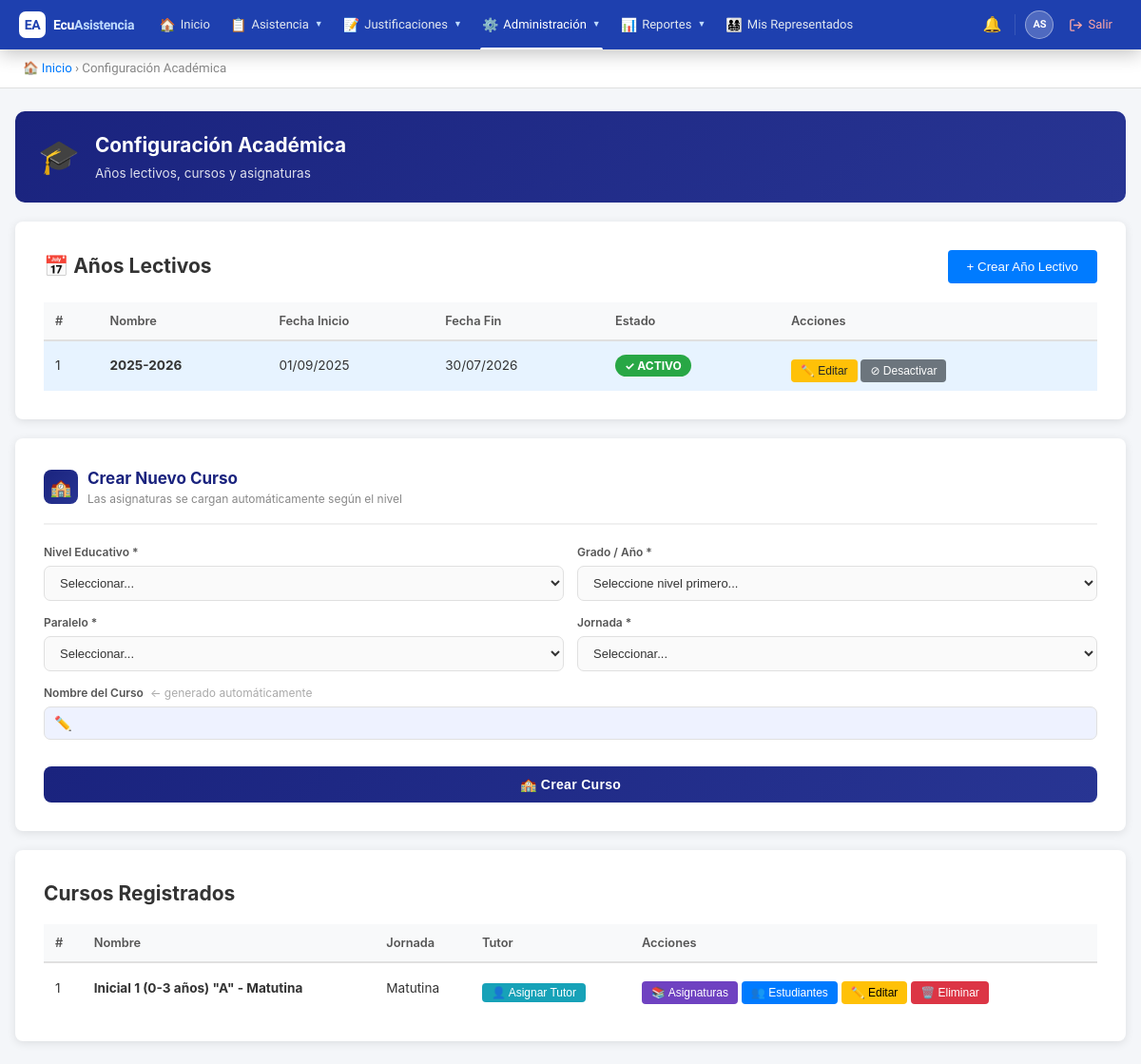
The app's page /public/?action=academic (signed in), older data.
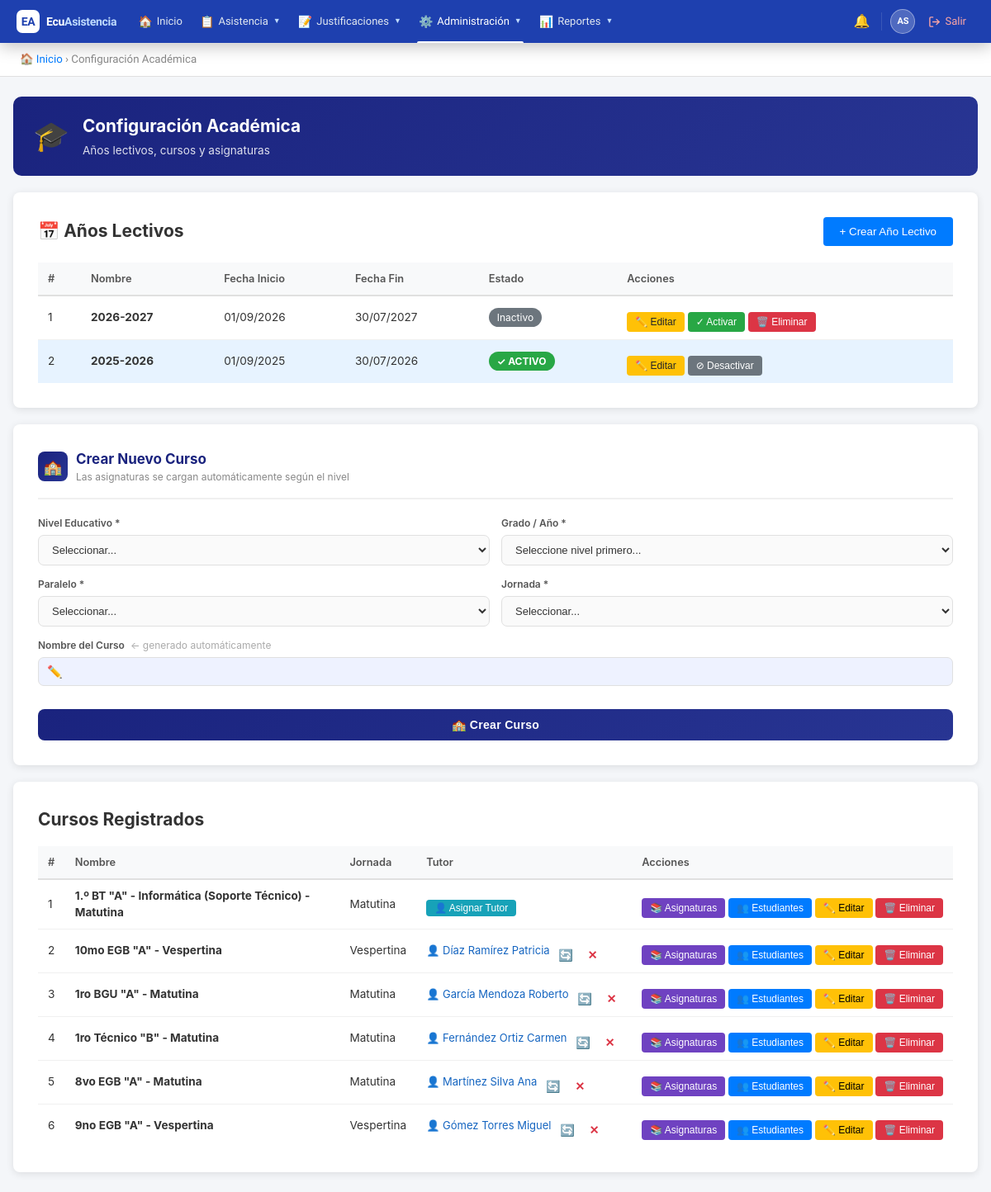
The same page, newer data.
### tables this page shows
CREATE TABLE `school_years` (
  `id` int(11) NOT NULL AUTO_INCREMENT,
  `institution_id` int(11) NOT NULL,
  `name` varchar(100) NOT NULL,
  `start_date` date NOT NULL,
  `end_date` date NOT NULL,
  `is_active` tinyint(1) DEFAULT 0,
  `created_at` timestamp NOT NULL DEFAULT current_timestamp(),
  `updated_at` timestamp NOT NULL DEFAULT current_timestamp() ON UPDATE current_timestamp(),
  PRIMARY KEY (`id`),
  KEY `institution_id` (`institution_id`),
  CONSTRAINT `school_years_ibfk_1` FOREIGN KEY (`institution_id`) REFERENCES `institutions` (`id`)
);

CREATE TABLE `courses` (
  `id` int(11) NOT NULL AUTO_INCREMENT,
  `institution_id` int(11) NOT NULL,
  `school_year_id` int(11) NOT NULL,
  `name` varchar(100) NOT NULL,
  `grade_level` varchar(50) DEFAULT NULL,
  `parallel` varchar(10) DEFAULT NULL,
  `shift_id` int(11) NOT NULL,
  `created_at` timestamp NOT NULL DEFAULT current_timestamp(),
  `updated_at` timestamp NOT NULL DEFAULT current_timestamp() ON UPDATE current_timestamp(),
  PRIMARY KEY (`id`),
  KEY `institution_id` (`institution_id`),
  KEY `school_year_id` (`school_year_id`),
  KEY `shift_id` (`shift_id`),
  CONSTRAINT `courses_ibfk_1` FOREIGN KEY (`institution_id`) REFERENCES `institutions` (`id`),
  CONSTRAINT `courses_ibfk_2` FOREIGN KEY (`school_year_id`) REFERENCES `school_years` (`id`),
  CONSTRAINT `courses_ibfk_3` FOREIGN KEY (`shift_id`) REFERENCES `shifts` (`id`)
);

CREATE TABLE `shifts` (
  `id` int(11) NOT NULL AUTO_INCREMENT,
  `name` varchar(50) NOT NULL,
  `created_at` timestamp NOT NULL DEFAULT current_timestamp(),
  PRIMARY KEY (`id`)
);

CREATE TABLE `users` (
  `id` int(11) NOT NULL AUTO_INCREMENT,
  `institution_id` int(11) NOT NULL,
  `username` varchar(50) NOT NULL,
  `email` varchar(100) NOT NULL,
  `password` varchar(255) NOT NULL,
  `first_name` varchar(100) NOT NULL,
  `last_name` varchar(100) NOT NULL,
  `dni` varchar(20) DEFAULT NULL,
  `phone` varchar(20) DEFAULT NULL,
  `reset_token` varchar(255) DEFAULT NULL,
  `reset_expires` datetime DEFAULT NULL,
  `is_active` tinyint(1) DEFAULT 1,
  `created_at` timestamp NOT NULL DEFAULT current_timestamp(),
  `updated_at` timestamp NOT NULL DEFAULT current_timestamp() ON UPDATE current_timestamp(),
  PRIMARY KEY (`id`),
  UNIQUE KEY `username` (`username`),
  UNIQUE KEY `email` (`email`),
  UNIQUE KEY `dni` (`dni`),
  KEY `institution_id` (`institution_id`),
  CONSTRAINT `users_ibfk_1` FOREIGN KEY (`institution_id`) REFERENCES `institutions` (`id`)
);

### controllers/AcademicController.php (called while the page is built, shortened)
<?php
require_once BASE_PATH . '/models/Course.php';
require_once BASE_PATH . '/models/SchoolYear.php';
class AcademicController {
    private $courseModel;
    private $schoolYearModel;
    public function __construct() {
        $this->db = new Database();
        $this->courseModel     = new Course($this->db);
        $this->schoolYearModel = new SchoolYear($this->db);
    }
    public function index() {
        $courses     = $this->courseModel->getAllWithTutor();
        $schoolYears = $this->schoolYearModel->getAll();
        include BASE_PATH . '/views/academic/index.php';
    }
}

### helpers/Security.php (called while the page is built, shortened)
<?php
class Security {
    public static function hasRole($roleNames) {
        if (!empty($_SESSION['is_superadmin'])) return true;
        $roleNames = (array) $roleNames;
        return count(array_intersect($roleNames, $_SESSION['roles'])) > 0;
    }
}

### config/database.php (called while the page is built)
<?php
class Database {
    private $host = 'localhost';
    private $db = 'ecuasistencia2026_db';
    private $user = 'root';
    private $pass = '';
    private $charset = 'utf8mb4';
    private $pdo;
    public function connect() {
        if ($this->pdo === null) {
            $dsn = "mysql:host={$this->host};dbname={$this->db};charset={$this->charset}";
            $options = [
                PDO::ATTR_ERRMODE => PDO::ERRMODE_EXCEPTION,
                PDO::ATTR_DEFAULT_FETCH_MODE => PDO::FETCH_ASSOC,
                PDO::ATTR_EMULATE_PREPARES => false,
            ];
            try {
                $this->pdo = new PDO($dsn, $this->user, $this->pass, $options);
            } catch (PDOException $e) {
                die('Error de conexión: ' . $e->getMessage());
            }
        }
        return $this->pdo;
    }
}

### models/SchoolYear.php (called while the page is built, shortened)
<?php
class SchoolYear {
    private $db;
    public function __construct($database) {
        $this->db = $database->connect();
    }
    public function getAll() {
        $sql = "SELECT * FROM school_years
                WHERE institution_id = :institution_id
                ORDER BY start_date DESC";
        $stmt = $this->db->prepare($sql);
        $stmt->execute([':institution_id' => $_SESSION['institution_id']]);
        return $stmt->fetchAll();
    }
}

### models/Course.php (called while the page is built, shortened)
<?php
class Course {
    private $db;
    public function __construct($database) {
        $this->db = $database->connect();
    }
    public function getAllWithTutor() {
        $sql = "SELECT c.*, s.name as shift_name, sy.name as year_name,
                       u.first_name as tutor_first, u.last_name as tutor_last
                FROM courses c
                INNER JOIN shifts s ON c.shift_id = s.id
                INNER JOIN school_years sy ON c.school_year_id = sy.id
                LEFT JOIN teacher_assignments ta ON (ta.course_id = c.id AND ta.is_tutor = 1 AND ta.school_year_id = c.school_year_id)
                LEFT JOIN users u ON u.id = ta.teacher_id
                WHERE c.institution_id = :institution_id
                ORDER BY c.name";
        $stmt = $this->db->prepare($sql);
        $stmt->execute([':institution_id' => $_SESSION['institution_id']]);
        return $stmt->fetchAll();
    }
}

### views/academic/index.php (the view, shortened to what the changed rows need)
<!DOCTYPE html>
<html lang="es">
<head>
</head>
<body>
    <?php include BASE_PATH . '/views/partials/navbar.php'; ?>
<div class="container">
    <div class="page-header" style="background:linear-gradient(135deg,#1a237e,#283593);">
        <div>
            <h1>Configuración Académica</h1>
        </div>
    </div>
        <div class="card" style="margin-bottom: 20px;">
            <div style="display: flex; justify-content: space-between; align-items: center; margin-bottom: 20px;">
                <h2 style="margin: 0;">📅 Años Lectivos</h2>
            </div>
            <table>
                <thead>
                    <tr>
                        <th>#</th>
                        <th>Nombre</th>
                        <th>Fecha Inicio</th>
                        <th>Fecha Fin</th>
                        <th>Estado</th>
                        <th>Acciones</th>
                    </tr>
                </thead>
                <tbody>
                    <?php if(empty($schoolYears)): ?>
                        <tr>
                            <td colspan="6" style="text-align:center; color: #999;">No hay años lectivos registrados</td>
                        </tr>
                    <?php else: ?>
                        <?php $counter = 1; foreach($schoolYears as $year): ?>
                        <tr style="<?= $year['is_active'] ? 'background: #e7f3ff;' : '' ?>">
                            <td><?= $counter++ ?></td>
                            <td><strong><?= htmlspecialchars($year['name']) ?></strong></td>
                            <td><?= date('d/m/Y', strtotime($year['start_date'])) ?></td>
                            <td><?= date('d/m/Y', strtotime($year['end_date'])) ?></td>
                            <td>
                                <?php if($year['is_active']): ?>
                                    <span style="background: #28a745; color: white; padding: 4px 10px; border-radius: 12px; font-size: 12px; font-weight: bold;">
                                        ✓ ACTIVO
                                    </span>
                                <?php else: ?>
                                    <span style="background: #6c757d; color: white; padding: 4px 10px; border-radius: 12px; font-size: 12px;">
                                        Inactivo
                                    </span>
                                <?php endif; ?>
                            </td>
                            <td style="white-space: nowrap;">
                                <button onclick="location.href='?action=edit_school_year&id=<?= $year['id'] ?>'"
                                        style="padding: 5px 10px; font-size: 12px; background: #ffc107; color: #212529;">
                                    ✏️ Editar
                                </button>
                                <?php if($year['is_active']): ?>
                                    <form method="POST" action="?action=deactivate_school_year" style="display: inline;"
                                          onsubmit="return confirmSY(event,'desactivar','<?= htmlspecialchars(addslashes($year['name'])) ?>')">
                                        <button type="submit" style="padding: 5px 10px; font-size: 12px; background: #6c757d; color:white;">
                                            ⊘ Desactivar
                                        </button>
                                    </form>
                                <?php else: ?>
                                    <form method="POST" action="?action=activate_school_year" style="display: inline;"
                                          onsubmit="return confirmSY(event,'activar','<?= htmlspecialchars(addslashes($year['name'])) ?>')">
                                        <button type="submit" style="padding: 5px 10px; font-size: 12px; background: #28a745; color:white;">
                                            ✓ Activar
                                        </button>
                                    </form>
                                    <form method="POST" action="?action=delete_school_year" style="display: inline;"
                                          onsubmit="return confirmDelete(event, '<?= htmlspecialchars($year['name']) ?>')">
                                        <button type="submit" style="padding: 5px 10px; font-size: 12px; background: #dc3545;">
                                            🗑️ Eliminar
                                        </button>
                                    </form>
                                <?php endif; ?>
                            </td>
                        </tr>
                        <?php endforeach; ?>
                    <?php endif; ?>
                </tbody>
            </table>
        </div>
        <div class="grid">
            <div class="card">
                <div style="display:flex; align-items:center; gap:10px; margin-bottom:20px; padding-bottom:16px; border-bottom:2px solid #f0f0f0;">
                    <div>
                        <h2 style="margin:0;font-size:17px;color:#1a237e;">Crear Nuevo Curso</h2>
                    </div>
                </div>
            </div>
        </div>
        <div class="card">
            <div style="display:flex;justify-content:space-between;align-items:center;margin-bottom:16px;">
                <h2 style="margin:0;">Cursos Registrados</h2>
            </div>
            <table>
                <thead>
                    <tr>
                        <th>#</th>
                        <th>Nombre</th>
                        <th>Jornada</th>
                        <th>Tutor</th>
                        <th>Acciones</th>
                    </tr>
                </thead>
                <tbody>
                    <?php $n=1; foreach($courses as $course): ?>
                    <tr>
                        <td><?= $n++ ?></td>
                        <td><strong><?= htmlspecialchars($course['name']) ?></strong></td>
                        <td><?= ucfirst($course['shift_name']) ?></td>
                        <td style="white-space:nowrap;">
                            <?php if(!empty($course['tutor_last'])): ?>
                                <span style="color:#1565c0;font-size:13px;">
                                    👤 <?= htmlspecialchars($course['tutor_last'].' '.$course['tutor_first']) ?>
                                </span>
                                <button class="btn-tutor-change"
                                        data-course-id="<?= $course['id'] ?>"
                                        data-course-name="<?= htmlspecialchars($course['name'], ENT_QUOTES) ?>"
                                        data-has-tutor="1"
                                        title="Cambiar tutor"
                                        style="padding:2px 7px;font-size:14px;background:none;border:none;cursor:pointer;color:#f57c00;vertical-align:middle;">
                                    🔄
                                </button>
                                <button class="btn-tutor-remove"
                                        data-course-id="<?= $course['id'] ?>"
                                        data-course-name="<?= htmlspecialchars($course['name'], ENT_QUOTES) ?>"
                                        title="Quitar tutor"
                                        style="padding:2px 7px;font-size:14px;background:none;border:none;cursor:pointer;color:#dc3545;vertical-align:middle;font-weight:bold;">
                                    ✕
                                </button>
                            <?php else: ?>
                                <button class="btn-tutor-assign"
                                        data-course-id="<?= $course['id'] ?>"
                                        data-course-name="<?= htmlspecialchars($course['name'], ENT_QUOTES) ?>"
                                        data-has-tutor="0"
                                        style="padding:3px 10px;font-size:12px;background:#17a2b8;color:white;border:none;border-radius:4px;cursor:pointer;">
                                    👤 Asignar Tutor
                                </button>
                            <?php endif; ?>
                        </td>
                        <td style="white-space:nowrap;">
                            <button onclick="location.href='?action=course_subjects&course_id=<?= $course['id'] ?>'"
                                    style="padding:5px 10px;font-size:12px;background:#6f42c1;color:white;">
                                📚 Asignaturas
                            </button>
                            <button onclick="location.href='?action=enroll_students&course_id=<?= $course['id'] ?>'"
                                    style="padding:5px 10px;font-size:12px;background:#007bff;">
                                👥 Estudiantes
                            </button>
                            <button onclick="location.href='?action=edit_course&id=<?= $course['id'] ?>'"
                                    style="padding:5px 10px;font-size:12px;background:#ffc107;color:#000;">
                                ✏️ Editar
                            </button>
                            <form method="POST" action="?action=delete_course" style="display:inline;"
                                  onsubmit="return confirmDeleteCourse(event, '<?= htmlspecialchars(addslashes($course['name'])) ?>')">
                                <button type="submit" style="padding:5px 10px;font-size:12px;background:#dc3545;">
                                    🗑️ Eliminar
                                </button>
                            </form>
                        </td>
                    </tr>
                    <?php endforeach; ?>
                </tbody>
            </table>
        </div>
    </div>
</body>
</html>

### views/partials/navbar.php (shortened to what the changed rows need)
<?php
$current_page = $_GET['action'] ?? 'dashboard';
?>
<link rel="stylesheet" href="<?= BASE_URL ?>/css/global.css">
<nav class="ec-nav">
    <div class="ec-nav__inner">
        <div class="ec-menu">
            <?php if(Security::hasRole('representante')): ?>
            <div class="ec-item">
                <a href="?action=my_children" class="ec-item__btn <?= $current_page==='my_children'?'active':'' ?>">
                    <span class="ec-item__icon">👨‍👩‍👧‍👦</span> Mis Representados
                </a>
            </div>
            <?php endif; ?>
        </div>
    </div>
</nav>

Row changes from the older to the newer data that the page shows:
removed courses: name "Inicial 1 (0-3 años) \"A\" - Matutina", shift.name "Matutina"
added school_years: name "2026-2027", start_date "01/09/2026", end_date "30/07/2027", is_active "Inactivo"
added courses: name "1.º BT \"A\" - Informática (Soporte Técnico) - Matutina", shift.name "Matutina"
added courses: name "10mo EGB \"A\" - Vespertina", shift.name "Vespertina", users.last_name+first_name "Díaz Ramírez Patricia"
added courses: name "1ro BGU \"A\" - Matutina", shift.name "Matutina", users.last_name+first_name "García Mendoza Roberto"
added courses: name "1ro Técnico \"B\" - Matutina", shift.name "Matutina", users.last_name+first_name "Fernández Ortiz Carmen"
added courses: name "8vo EGB \"A\" - Matutina", shift.name "Matutina", users.last_name+first_name "Martínez Silva Ana"
added courses: name "9no EGB \"A\" - Vespertina", shift.name "Vespertina", users.last_name+first_name "Gómez Torres Miguel"
Text that changed along with them:
text no longer shown: "👨‍👩‍👧‍👦 Mis Representados"
